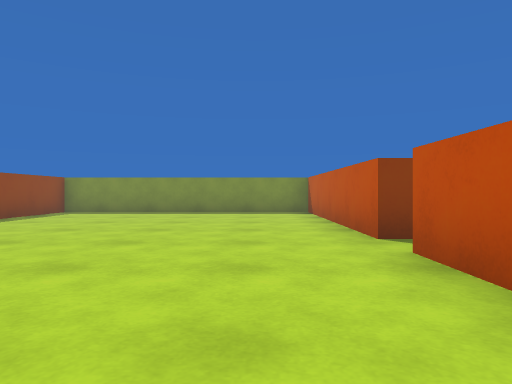
View 1 (above)

14 first-person views from a walk through a 3-D level made in the Unity game engine. The camera is 0.58 m above the floor, looks level and sees 70° across. The floor is counted in squares, 1 m on a side. Each view is taken from the middle of a square. On the plan, view 1 faces up. The plan holds only what a view shows up to about 10 squares ahead; the rest is blank. The player is left out.

View 2
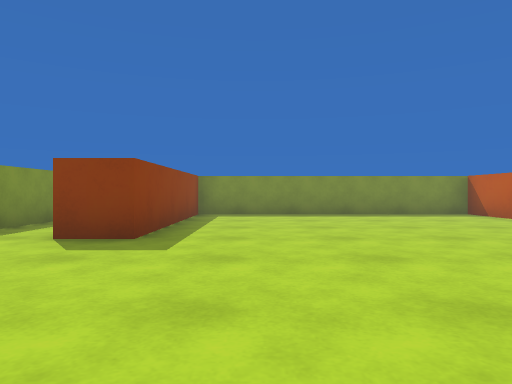

View 3
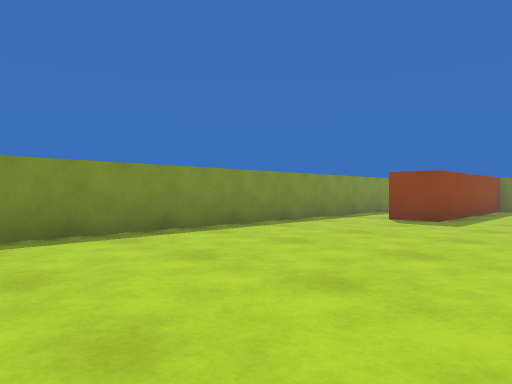

View 4
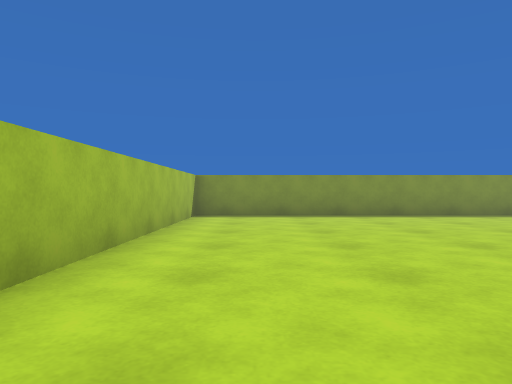

View 5
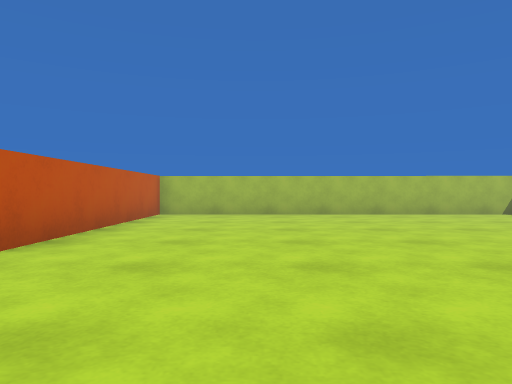

View 6
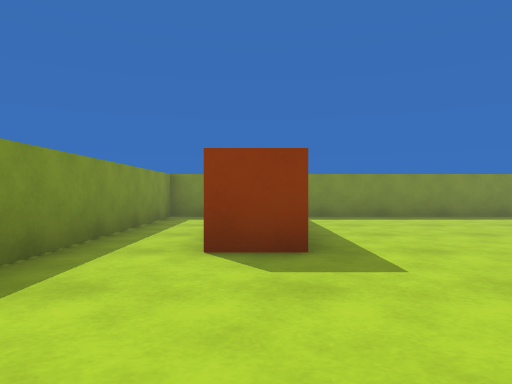

View 7
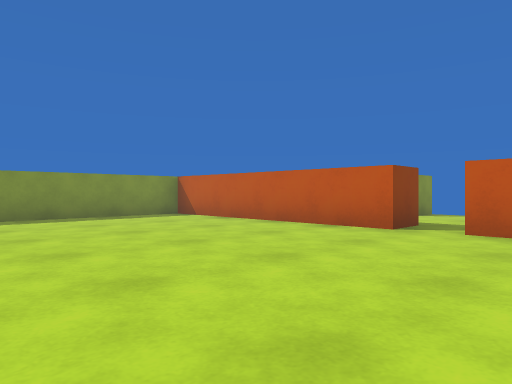

View 8
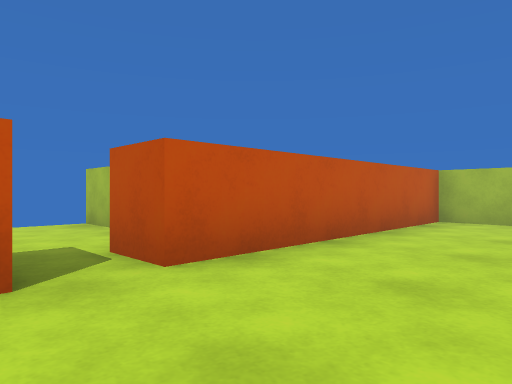

View 9
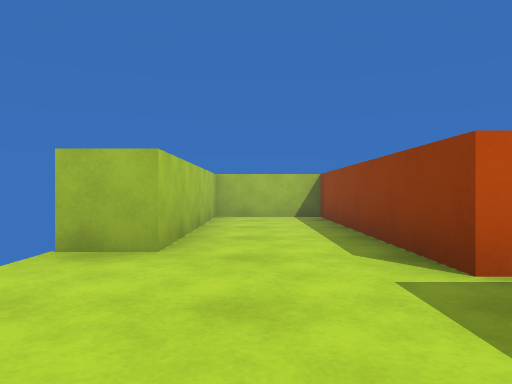

View 10
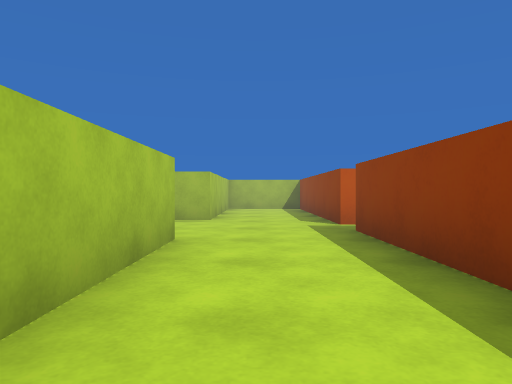

View 11
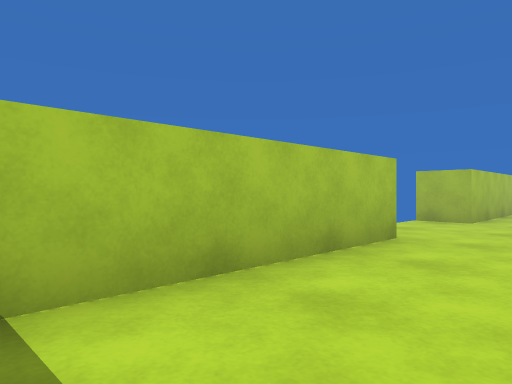

View 12
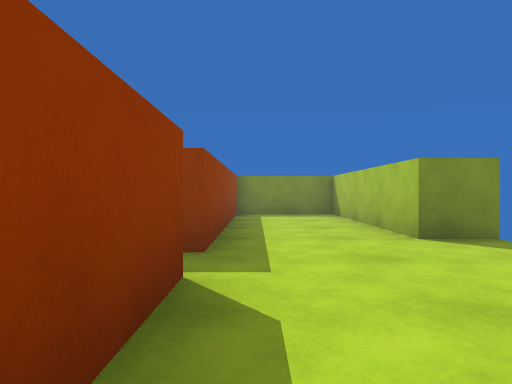

View 13
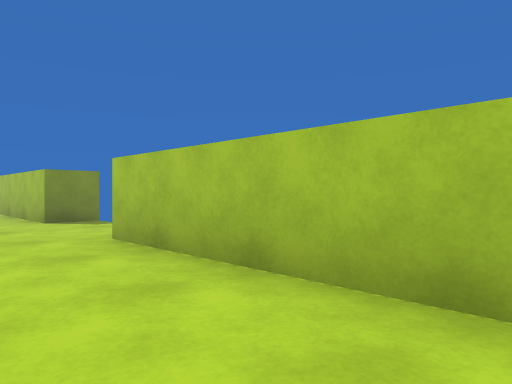

View 14
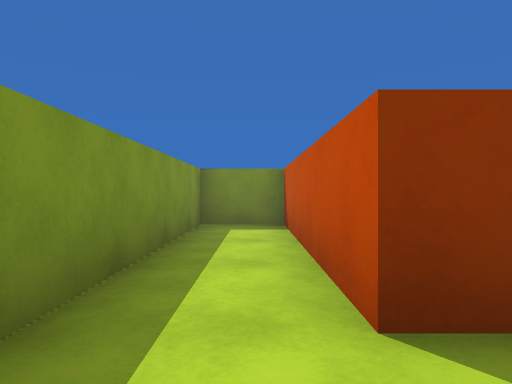

### Floor plan
Ten units are one square. View 1 is at (0, 0); x grows to the right and y downward. Boxes are objects, and circles mark ways between rooms. Rooms are numbered by the first view taken in them; rooms with no view inside come last. Other rooms are left out.
<svg viewBox="-85 -110 151 140">
<path fill="none" stroke="#000" d="M15 -45 15 -105 -55 -105 -55 -55 -65 -55 -65 -105 -80 -105 -80 25 15 25 15 -35M15 -35 25 -35 25 25 50 25 50 -25 60 -25M61 -55 50 -55 50 -105 25 -105 25 -45 15 -45"/>
<circle cx="20" cy="-40" r="3" fill="#2a7"/>
<text x="-30" y="-40">1</text>
<text x="40" y="-40">2</text>
</svg>
Room 1 opens to room 2.

Where each view was taken, in squares from view 1:
view 1: 0 up, 0 right, facing up
view 2: 1 up, 4 left, facing up
view 3: 2 down, 3 left, facing up-left
view 4: 1 down, 1 right, facing left
view 5: 7 up, 1 left, facing down
view 6: 2 up, 6 left, facing up
view 7: 2 up, 4 left, facing up-right
view 8: 5 up, 1 left, facing down-right
view 9: 6 up, 4 right, facing down
view 10: 10 up, 4 right, facing down
view 11: 10 up, 3 right, facing down-right
view 12: 1 up, 3 right, facing up
view 13: 2 down, 3 right, facing up-right
view 14: 4 up, 7 left, facing up
